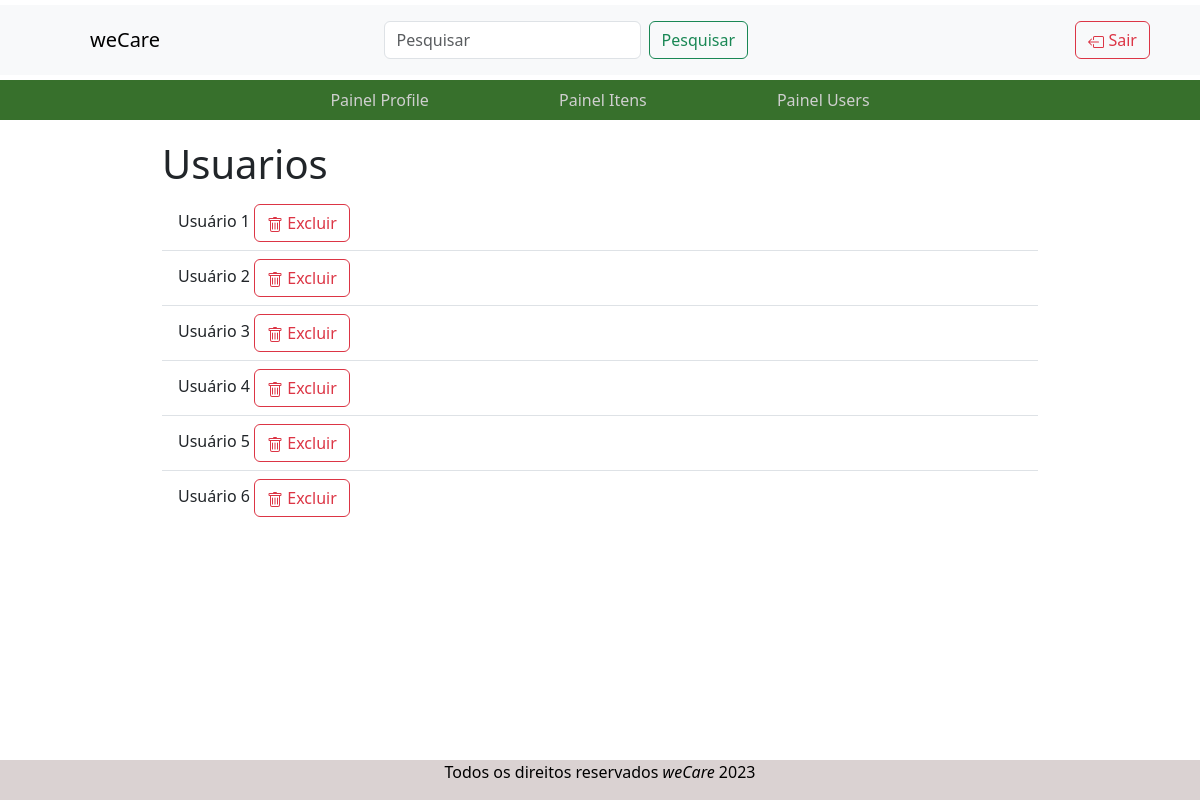
The page /scripts/getCostumers.php on the database as committed earlier.
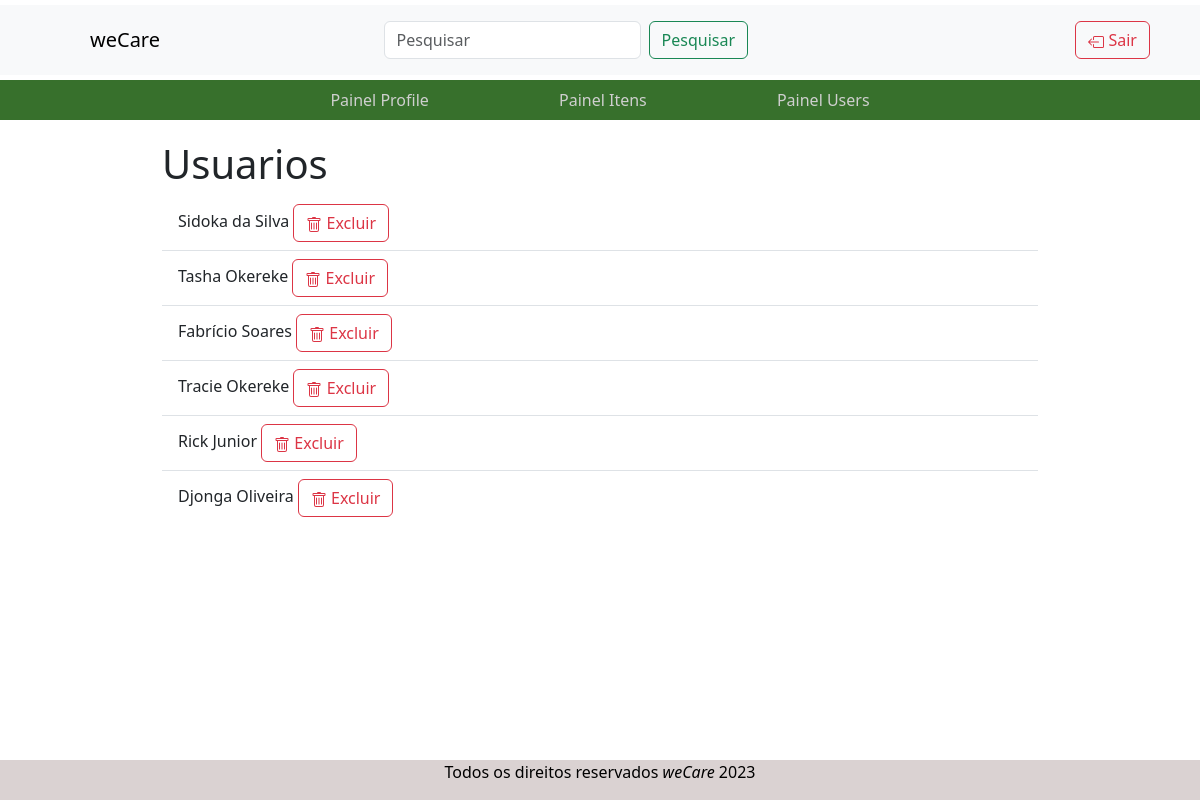
The same page on the database as committed later.
### tables this page shows
CREATE TABLE CUSTOMER (
  CUSTOMER_ID INT NOT NULL AUTO_INCREMENT,
  CUSTOMER_NAME VARCHAR(50) NOT NULL,
  CUSTOMER_EMAIL VARCHAR(250) NOT NULL,
  CUSTOMER_DATE DATE NOT NULL,
  CUSTOMER_PHONE_NUMBER VARCHAR(50) NOT NULL,
  CUSTOMER_DOCUMENT VARCHAR(50) NOT NULL,
  CUSTOMER_GENDER VARCHAR(50) NOT NULL,
  PASSWORD_HASH VARCHAR (250) NOT NULL,
  IMAGE_PATH VARCHAR(250),
  PRIMARY KEY (CUSTOMER_ID)
);

### scripts/getCostumers.php (the view, shortened to what this page needs)
<?php
$pdo = mysqlConnect();
try {
    $sql = "SELECT * FROM CUSTOMER";
    $result = $pdo->query($sql);
} catch (Exception $e) {
    exit('Ocorreu uma falha: ' . $e->getMessage());
}
?>
<!DOCTYPE html>
<html lang="pt-BR">
<head>
    <link rel="stylesheet" href="../style.css">
    <link href="https://cdn.jsdelivr.net/npm/bootstrap@5.3.2/dist/css/bootstrap.min.css" rel="stylesheet"
>
</head>
<body>
    <header>
        <nav class="navbar navbar-expand-lg navbar-light bg-light">
            <div class="container">
                <a class="navbar-brand" href="../index.php">weCare</a>
                <form class="d-flex mx-auto">
                    <input class="form-control me-2" type="search" placeholder="Pesquisar" aria-label="Pesquisar">
                    <button class="btn btn-outline-success" type="submit">Pesquisar</button>
                </form>
                <div class="navbar-nav ms-auto">
                    <a class="nav-link" id="buttonLogin" href="../login.php">
                        <button type="button" class="btn btn-outline-danger">
                            Sair
                        </button>
                    </a>
                </div>
            </div>
        </nav>
        <nav>
            <ul>
                <li><a href="profile.php">Painel Profile </a></li>
                <li><a href="itens.php">Painel Itens</a></li>
                <li><a href="user.php">Painel Users</a></li>
            </ul>
        </nav>
    </header>
    <main>
        <div class="container">
            <h1 class="fw-light">Usuarios</h1>
            <ul class="list-group list-group-flush">
                <?php
                while ($row = $result->fetch()) {
                    $nome = $row['CUSTOMER_NAME'];
                    echo <<<HTML
                                   <li class="list-group-item list-group-item-action"> $nome
                                        <button type="button" class="btn btn-outline-danger deleteButton">
                                            <svg xmlns="http://www.w3.org/2000/svg" width="16" height="16" fill="currentColor" class="bi bi-trash"
                                            viewBox="0 0 16 16">
                                            <path
                                                d="M5.5 5.5A.5.5 0 0 1 6 6v6a.5.5 0 0 1-1 0V6a.5.5 0 0 1 .5-.5Zm2.5 0a.5.5 0 0 1 .5.5v6a.5.5 0 0 1-1 0V6a.5.5 0 0 1 .5-.5Zm3 .5a.5.5 0 0 0-1 0v6a.5.5 0 0 0 1 0V6Z">
                                            </path>
                                            <path
                                                d="M14.5 3a1 1 0 0 1-1 1H13v9a2 2 0 0 1-2 2H5a2 2 0 0 1-2-2V4h-.5a1 1 0 0 1-1-1V2a1 1 0 0 1 1-1H6a1 1 0 0 1 1-1h2a1 1 0 0 1 1 1h3.5a1 1 0 0 1 1 1v1ZM4.118 4 4 4.059V13a1 1 0 0 0 1 1h6a1 1 0 0 0 1-1V4.059L11.882 4H4.118ZM2.5 3h11V2h-11v1Z">
                                            </path>
                                            </svg>
                                            Excluir
                                        </button>
                                    </li>
                            HTML;
                }
                ?>
            </ul>
        </div>
    </main>
</body>
<footer class="fixed-bottom">
    <address>Todos os direitos reservados <cite>weCare</cite> 2023 </address>
</footer>
</html>

Rows that differ between the two databases and show on the page:
changed customer: CUSTOMER_NAME "Usuário 1" → "Sidoka da Silva"
changed customer: CUSTOMER_NAME "Usuário 2" → "Tasha Okereke"
changed customer: CUSTOMER_NAME "Usuário 3" → "Fabrício Soares"
changed customer: CUSTOMER_NAME "Usuário 4" → "Tracie Okereke"
changed customer: CUSTOMER_NAME "Usuário 5" → "Rick Junior"
changed customer: CUSTOMER_NAME "Usuário 6" → "Djonga Oliveira"
